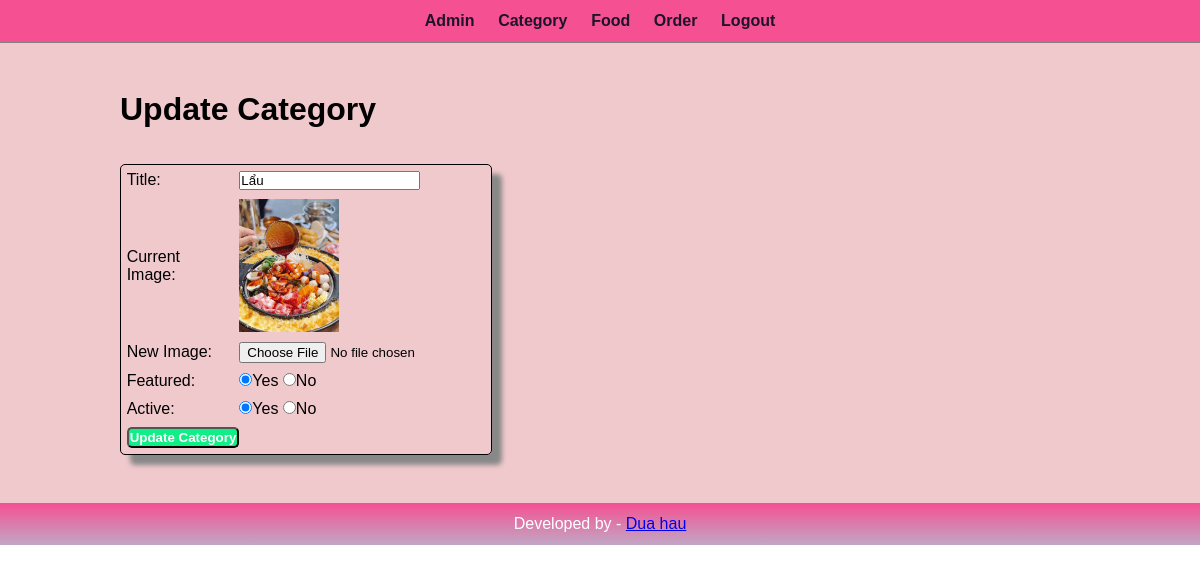
/admin/update-category.php?id=28 (signed in), run on the app's committed database.
### tables this page shows
CREATE TABLE `tbl_category` (
  `id` int(10) UNSIGNED NOT NULL,
  `title` varchar(100) NOT NULL,
  `image_name` varchar(255) NOT NULL,
  `featured` varchar(10) NOT NULL,
  `active` varchar(10) NOT NULL
);

### admin/update-category.php (the view, shortened to what this page needs)
<?php
   include('partials/menu.php');
?>
<div class="main-content">
    <div class="wrapper">
        <h1>Update Category</h1>
        <br><br>
        <?php
            if(isset($_GET['id']))
            {
            $id = $_GET['id'];
             $sql = "SELECT * FROM tbl_category WHERE id=$id";
             $res = mysqli_query($conn, $sql);
             $count = mysqli_num_rows($res);
             if($count==1)
             {
                $row = mysqli_fetch_assoc($res);
                $title = $row['title'];
                $current_image = $row['image_name'];
                $featured = $row['featured'];
                $active = $row['active'];
             }
             else{
                 $_SESSION['no-category-found'] = "<div class='error'>Category not found.</div>";
                 header('location:'.SITEURL.'admin/manage-category.php');
             }
            }
            else
            {
                header('location:'.SITEURL. 'admin/manage-category.php');
            }
        ?>
        <form action="" method="POST" enctype="multipart/form-data">
            <table class="tbl-30">
                <tr>
                    <td>Title: </td>
                    <td>
                        <input type="text" name="title" value="<?php echo $title; ?>">
                    </td>
                </tr>
                <tr>
                    <td>Current Image: </td>
                    <td>
                    <?php
                        if($current_image != "")
                        {
                            ?>
                                <img src="<?php echo SITEURL; ?>images/category/<?php echo $current_image; ?>" width=100px>
                            <?php
                        }
                        else
                        {
                            echo "<div class='error'>Image not Added.</div>";
                        }
                    ?>
                    </td>
                </tr>
                <tr>
                    <td>New Image: </td>
                    <td>
                        <input type="file" name="image">
                    </td>
                </tr>
                <tr>
                    <td>Featured: </td>
                    <td>
                        <input <?php if($featured == "Yes"){echo "checked";} ?> type="radio" name="featured" value="Yes">Yes
                        <input <?php if($featured == "No"){echo "checked";} ?> type="radio" name="featured" value="No">No
                    </td>
                </tr>
                <tr>
                    <td>Active: </td>
                    <td>
                        <input <?php if($active == "Yes"){echo "checked";} ?> type="radio" name="active" value="Yes">Yes
                        <input <?php if($active == "No"){echo "checked";} ?> type="radio" name="active" value="No">No
                    </td>
                </tr>
                <tr>
                    <td>
                        <input type="submit" name="submit" value="Update Category" class="btn-secondary">
                    </td>
                </tr>
            </table>
        </form>
    </div>
</div>
<?php include('partials/footer.php'); ?>

### css/Admin.css (style rules this page uses)
* { margin: 0; padding: 0; font-family: Arial, Helvetica, sans-serif; }
.wrapper { padding: 1%; width:80%; margin: 0 auto; }
.tbl-30 { width: 30%; }
table { border: 1px solid black; border-radius: 5px 5px 5px 5px; box-shadow: 10px 10px 5px #888888; }
table tr td { padding: 1%; }
.btn-secondary { background-color: rgb(16, 238, 134); padding: 1%; color: white; text-decoration: none; font-weight: bold; border-radius: 5px 5px 5px 5px; }
.main-content { background-color:rgb(240, 201, 205); padding: 3% 0; }

### data on the page
tbl_category: title "Lẩu", image_name (picture), featured "☑", active "☑"
